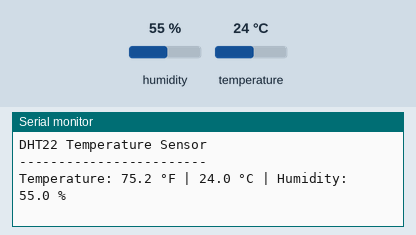
This sketch was run on a simulated Arduino Uno, built with avr-gcc and run on an emulated ATmega328P. Parts: the last lines printed to the serial monitor. Inputs (shaded band) come from the test bench; at power-on: humidity 55 %, temperature 24 °C.

Above: at 3.2 s.
3.3 s: humidity set to 22 %
At 5.9 s:
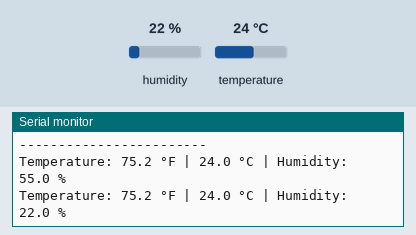
7.1 s: temperature set to 12 °C
At 8.4 s:
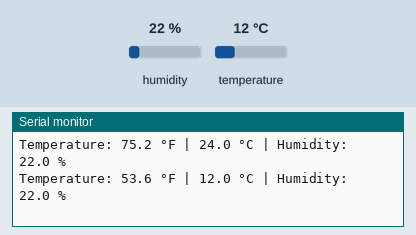
10.9 s: humidity set to 40 %
At 12.1 s:
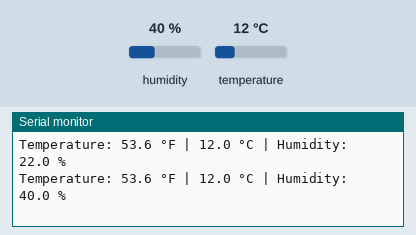
Timing chart, 0 to 13.9 s (numbered marks = the images above; inputs shaded):
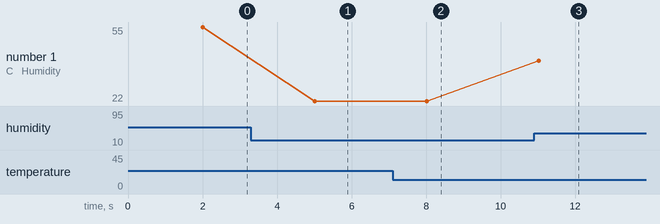

The sketch:

Tempsensing.ino
```cpp
#include <DHT.h>
#include <math.h>

// DHT22 sensor configuration
#define DHTPIN 4
#define DHTTYPE DHT22

// Create DHT sensor object
DHT dht(DHTPIN, DHTTYPE);

void setup() {
  // Initialize serial communication
  Serial.begin(115200);

  // Initialize DHT22 sensor
  dht.begin();

  // Allow sensor to stabilize
  delay(2000);

  Serial.println("DHT22 Temperature Sensor");
  Serial.println("------------------------");
}

void loop() {
  // Read temperature in Celsius
  float temperatureC = dht.readTemperature();

  // Read temperature in Fahrenheit
  float temperatureF = dht.readTemperature(true);

  // Read relative humidity
  float humidity = dht.readHumidity();

  // Check for invalid measurements
  if (isnan(temperatureC) ||
      isnan(temperatureF) ||
      isnan(humidity)) {
    Serial.println("Error: Failed to read DHT22!");
  }
  else {
    // Print measured values
    Serial.print("Temperature: ");
    Serial.print(temperatureF, 1);
    Serial.print(" °F | ");

    Serial.print(temperatureC, 1);
    Serial.print(" °C | ");

    Serial.print("Humidity: ");
    Serial.print(humidity, 1);
    Serial.println(" %");
  }

  // Wait 3 seconds before next reading
  delay(3000);
}
```

Measured:
- after the input at 3.3 s, the serial monitor: prints a new line after 1.7 s (image 1)
- after the input at 7.1 s, the serial monitor: prints a new line after 0.92 s (image 2)
- after the input at 10.9 s, the serial monitor: prints a new line after 0.13 s (image 3)
- plotted number 1: 22 → 40 after the input at 10.9 s
